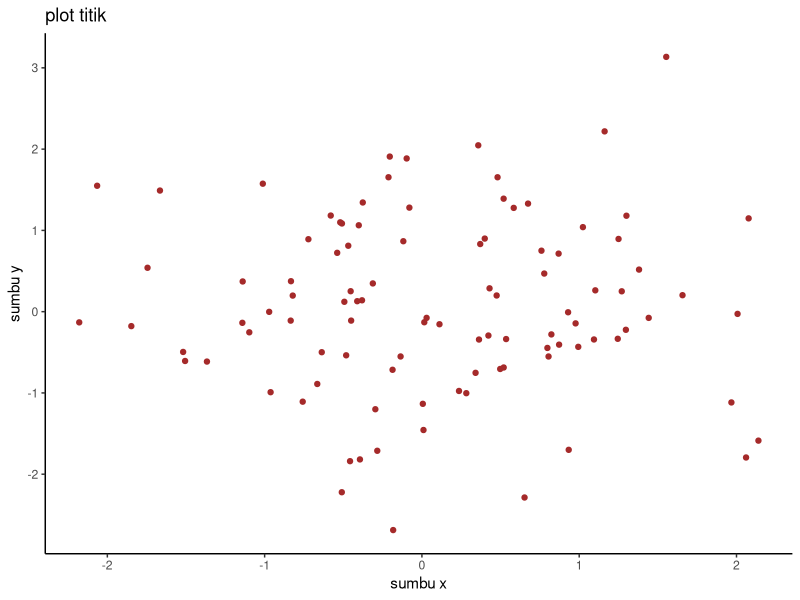
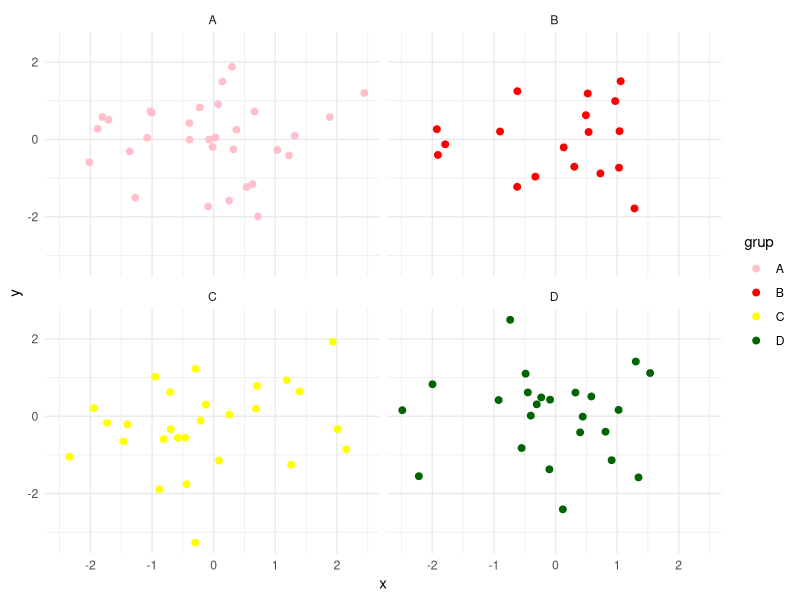
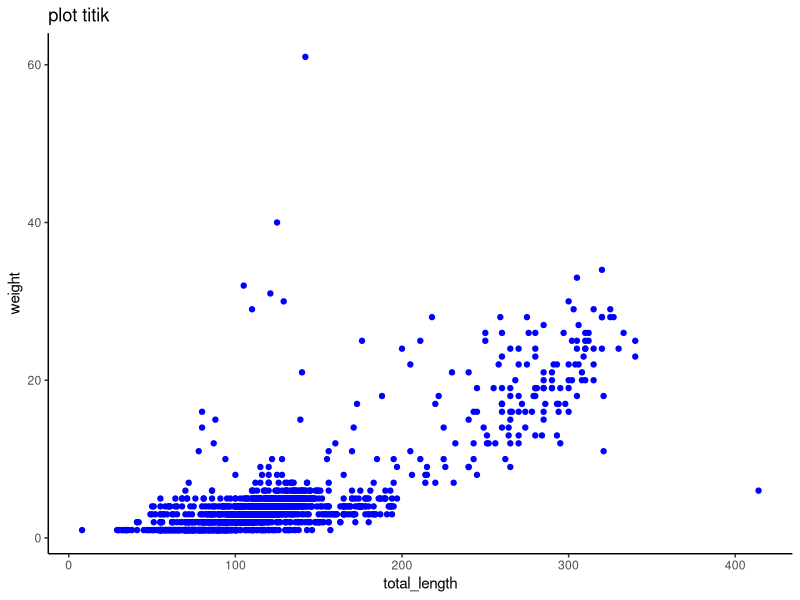
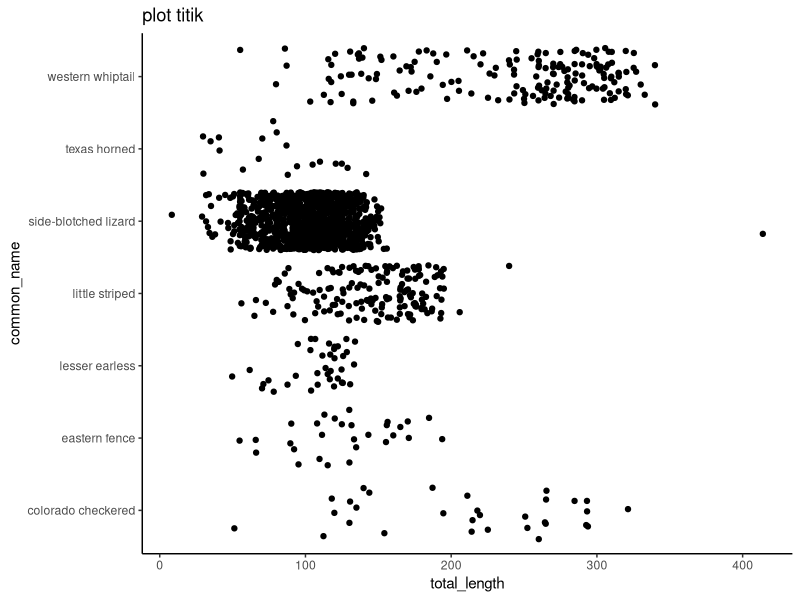
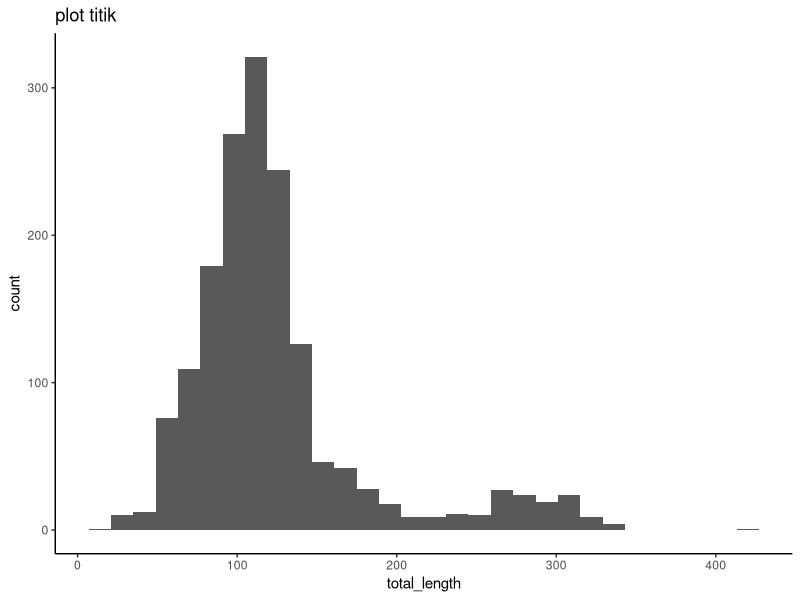
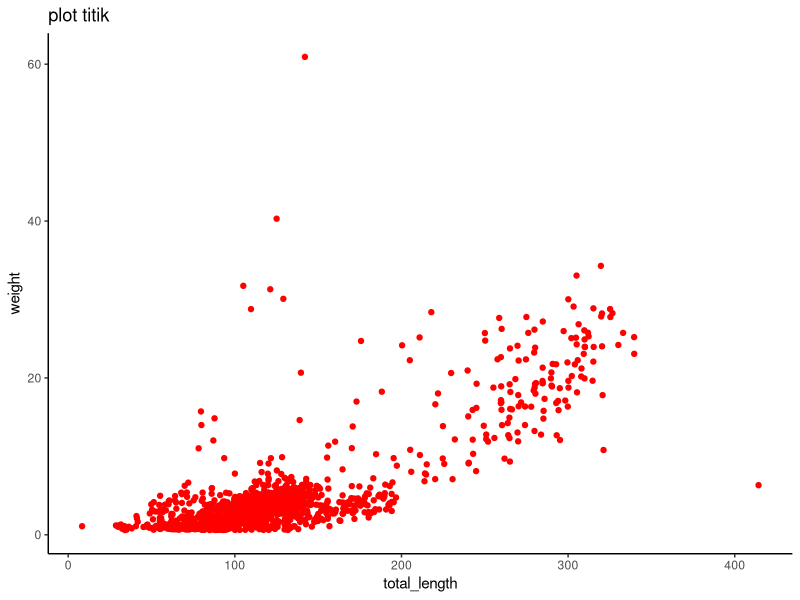
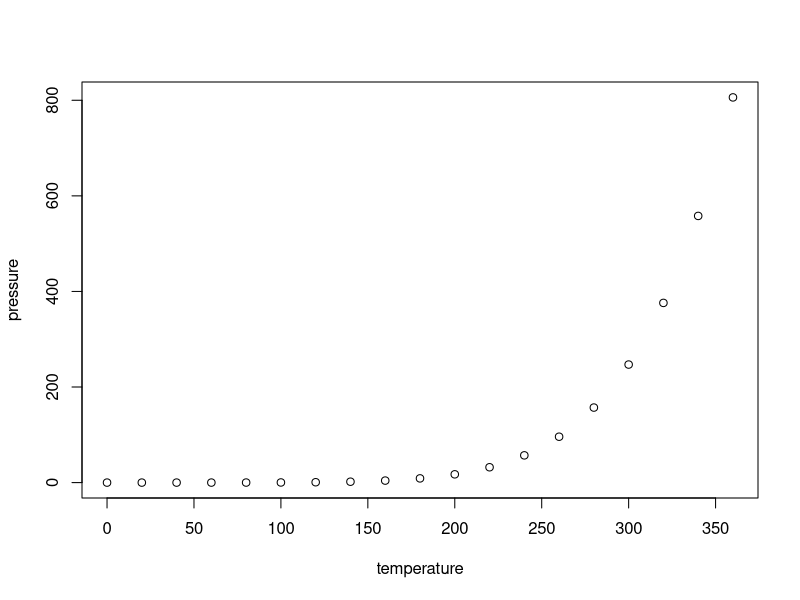

These charts were generated, in order, by the following R code:
## ---- chunk 1
knitr::opts_chunk$set(echo = TRUE)

## ---- chunk 2
library(ggplot2)
## ---- chunk 3
data <- data.frame(x = rnorm(100), y = rnorm(100))
## ---- chunk 4
library(ggplot2) 
#buat data frame contoh
data <- data.frame(x = rnorm(100), y = rnorm(100))
#buat plot titik
ggplot(data, aes(x = x, y = y)) +
  geom_point( color = "BROWN")  +
  labs(title = "plot titik", x = "sumbu x", y = "sumbu y") +
  theme_classic()

## ---- chunk 5
#buat data frame contoh dengan variable kategorik
data <- data.frame(x = rnorm(100), y = rnorm(100), grup = sample(c("A", "B", "C", "D"), 100, replace = TRUE))

#buat plot titik dengan faceting
ggplot(data, aes(x = x, y = y, color = grup)) +
  
#Menambahkan titik pada plot dengan ukuran titik yang lebih besar (ukuran 2).
  geom_point(size = 2) +
  
#Membagi plot menjadi beberapa sub-plot berdasarkan kategori yang ada di kolom grup. Setiap kategori (A, B, C, D) akan memiliki sub-plotnya sendiri.
  facet_wrap(~ grup)+
#Menentukan warna manual untuk masing-masing kategori grup. "A" diwarnai merah, "B" biru, "C" pink, dan "D" hijau.  
  scale_color_manual(values = c("A" = "pink", "B" = "red", "C" = "yellow", "D" = "darkgreen")) +

    theme_minimal() +
labs(color = "grup")
## ---- chunk 6
library(readr)
lizards <- read_csv("lizards.csv")
## ---- chunk 7
library(ggplot2)
ggplot(lizards, aes(x= total_length, y= weight)) +
  geom_point(color = "blue") +
  labs(title = "plot titik", x= "total_length", y= "weight") + 
  theme_classic()
## ---- chunk 8
library(ggplot2)
ggplot(lizards, aes(x= total_length, y= common_name)) +
  geom_jitter() +
  labs(title = "plot titik", x= "total_length", y= "common_name") + 
  theme_classic()

## ---- chunk 9
library(ggplot2)
ggplot(lizards, aes(x= total_length)) +
  geom_histogram() +
  labs(title = "plot titik", x= "total_length") + 
  theme_classic()
## ---- chunk 10
library(ggplot2)
ggplot(lizards, aes(x= total_length,y=weight)) +
  geom_jitter(colour = "red") +
  labs(title = "plot titik", x= "total_length") + 
  theme_classic()
## ---- chunk 11
print("hello world you fucking stupid")

## ---- chunk 12
summary(cars)
## ---- chunk 13
plot(pressure)
